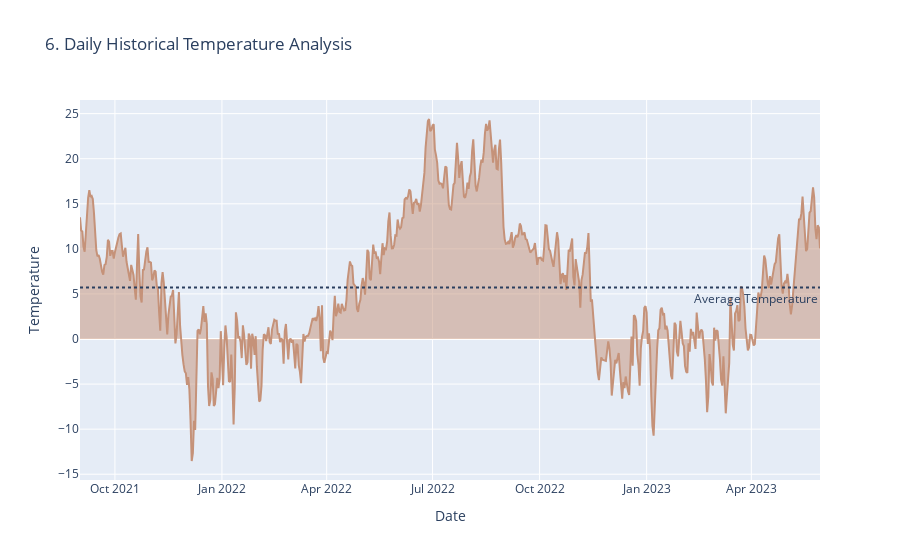

Notebook source saved alongside this figure:
### Markdown cell above
<div class="alert alert-block alert-info">
<h3 style="font-family:  'Garamond', 'Lucida Sans', sans-serif; text-align: center; color:#164863;  font-weight: bold; font-size: 24px;">   About 'historical_weather.csv':  </h3>
<b>datetime</b> <br>
<b>temperature</b> <br>
<b>dewpoint</b> <br>
<b>rain:</b> Different from the forecast conventions. The rain from large scale weather systems of the preceding hour in millimeters.<br>
<b>snowfall:</b>Different from the forecast conventions. Snowfall over the preceding hour in centimeters. <br>
<b>surface_pressure:</b> The air pressure at surface in hectopascals.<br>
<b>cloudcover_[low/mid/high/total]:</b> Different from the forecast conventions.<br>
<b>windspeed_10m:</b> The wind speed at 10 meters above ground in meters per second.<br>
<b>winddirection_10m:</b> The wind direction at 10 meters above ground in degrees.<br>
<b>shortwave_radiation:</b> The global horizontal irradiation in watt-hours per square meter.<br>
<b>direct_solar_radiation</b> <br>
<b>diffuse_radiation:</b> The diffuse solar irradiation in watt-hours per square meter.<br>
<b>[latitude/longitude]:</b> -The coordinates of the weather station.
</div>

### Code cell
fig = px.area(daily, x=daily.index, y="temperature",
              title='6. Daily Historical Temperature Analysis')
fig.add_hline(y=meanTemp, line_dash="dot",
              annotation_text="Average Temperature", annotation_position="bottom right")
fig.update_traces(line_color='#C59279')
fig.update_layout(xaxis_title="Date", yaxis_title="Temperature",
                  legend=dict(orientation="h", yanchor="bottom", y=1.02, xanchor="right", x=1))
fig.show()

### Figure 1 — Plotly figure (JSON) as saved in the notebook; plotly's stock layout.template omitted (floating-point values rounded to 4 significant figures; data arrays with more than 128 entries replaced by an {"elided": "..."} marker saying what was removed)
{"data": [{"fillpattern": {"shape": ""}, "hovertemplate": "datetime=%{x}<br>temperature=%{y}<extra></extra>", "legendgroup": "", "line": {"color": "#C59279"}, "marker": {"symbol": "circle"}, "mode": "lines", "name": "", "orientation": "v", "showlegend": false, "stackgroup": "1", "x": {"elided": "637 str values"}, "xaxis": "x", "y": {"elided": "637 float values"}, "yaxis": "y", "type": "scatter"}], "layout": {"xaxis": {"anchor": "y", "domain": [0, 1], "title": {"text": "Date"}, "type": "date", "range": ["2021-09-01", "2023-05-30"], "autorange": true}, "yaxis": {"anchor": "x", "domain": [0, 1], "title": {"text": "Temperature"}, "type": "linear", "range": [-15.64, 26.51], "autorange": true}, "legend": {"tracegroupgap": 0, "orientation": "h", "yanchor": "bottom", "y": 1.02, "xanchor": "right", "x": 1}, "title": {"text": "6. Daily Historical Temperature Analysis"}, "shapes": [{"line": {"dash": "dot"}, "type": "line", "x0": 0, "x1": 1, "xref": "x domain", "y0": 5.704, "y1": 5.704, "yref": "y"}], "annotations": [{"showarrow": false, "text": "Average Temperature", "x": 1, "xanchor": "right", "xref": "x domain", "y": 5.704, "yanchor": "top", "yref": "y"}], "autosize": true}}
